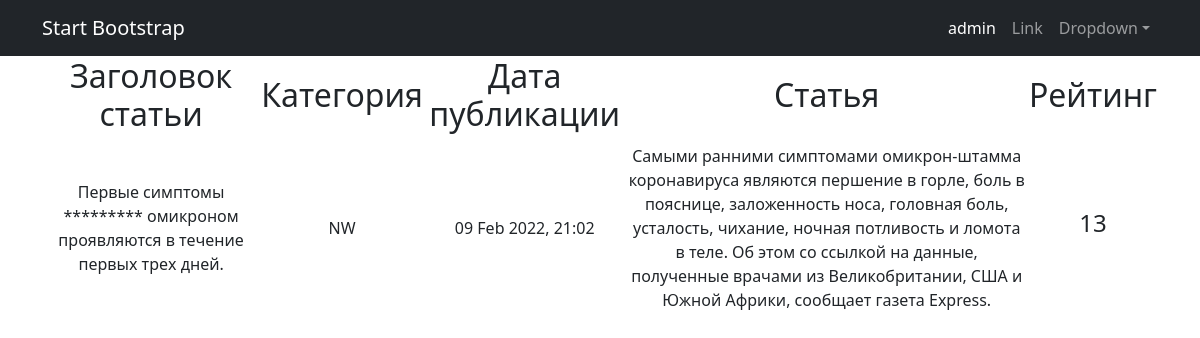
Screenshot of /news/1 with the database file from the repository.
### news_portal/models.py (models this page shows, shortened)
class Post(models.Model):
    PostAuthor = models.ForeignKey(Author, on_delete=models.CASCADE)
    NEWS = 'NW'
    ARTICLE = 'AR'
    CATEGORIES = [
        ('NW', 'Новость'),
        ('AR', 'Статья')
    ]
    categoryType = models.CharField(max_length=2, choices=CATEGORIES)
    pubData = models.DateTimeField('дата и время добавления новости', auto_now_add=True)
    postCategory = models.ManyToManyField(Category, through='postCategory')
    postTitle = models.CharField('название публикации', max_length=255)
    postText = models.TextField('текст публикации')
    postRating = models.SmallIntegerField('рейтинг публикации', default=0)
    def __str__(self):
        return f'{self.postTitle} {self.postText}'

### news_portal/views.py (the view)
# urls.py: path('<int:pk>', PostDetail.as_view()),
class PostDetail(DetailView):
    model = Post
    template_name = 'new.html'
    context_object_name = 'new'

### news_portal/templatetags/censor.py (called while the page is built)
@register.filter(name='censor')
def censor(value):
    text = value.split()
    for word in text:
        if word.lower() in CENSOR:
            value = value.replace(word, '*' * len(word))
    return value

### templates/new.html (shortened to what this page needs)
{% extends 'flatpages/default.html' %}
{% load censor %}
{% block content %}
        <table>
            <tr>
            <td>
                <h2>Заголовок статьи</h2>
            </td>
            <td>
                 <h2>Категория</h2>
            </td>
            <td>
                <h2>Дата публикации</h2>
            </td>
            <td>
                <h2>Статья</h2>
            </td>
            <td>
                <h2>Рейтинг</h2>
            </td>
            </tr>
             <td>
                {{ new.postTitle| censor }}
            </td>
            <td>
                {{ new.categoryType }}
            </td>
            <td>
                {{ new.pubData|date:'d M Y, H:m' }}
            </td>
            <td>
                {{ new.postText|censor }}
            </td>
            <td>
                <h4>{{ new.postRating  }}</h4>
            </td>
        </table>
{% endblock content %}

### rows the page displays
Post: postTitle|censor "Первые симптомы ********* омикроном проявляются в течение первых трех дней.", categoryType "NW", pubData "09 Feb 2022, 21:02", postText|censor "Самыми ранними симптомами омикрон-штамма коронавируса являются першение в горле, боль в пояснице, заложенность носа, головная боль, усталость, чихание, ночная потливость и ломота в теле. Об этом со ссылкой на данные, полученные врачами из Великобритании, США и Южной Африки, сообщает газета Express.", postRating "13"
